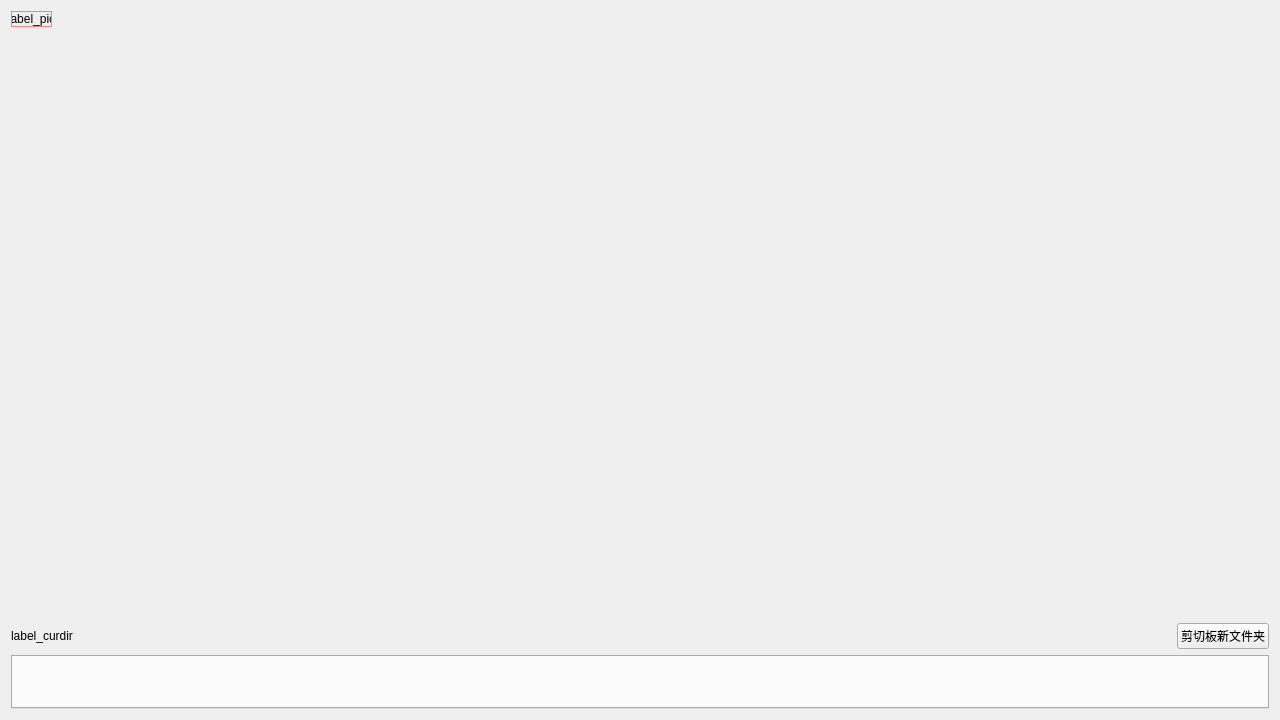
<?xml version="1.0" encoding="UTF-8"?>
<ui version="4.0">
 <class>Widget</class>
 <widget class="QWidget" name="Widget">
  <property name="geometry">
   <rect>
    <x>0</x>
    <y>0</y>
    <width>1280</width>
    <height>720</height>
   </rect>
  </property>
  <property name="sizePolicy">
   <sizepolicy hsizetype="Expanding" vsizetype="Expanding">
    <horstretch>0</horstretch>
    <verstretch>0</verstretch>
   </sizepolicy>
  </property>
  <property name="windowTitle">
   <string>Pic</string>
  </property>
  <layout class="QGridLayout" name="gridLayout">
   <item row="1" column="1">
    <widget class="QPushButton" name="button_dir">
     <property name="sizePolicy">
      <sizepolicy hsizetype="Preferred" vsizetype="Preferred">
       <horstretch>0</horstretch>
       <verstretch>0</verstretch>
      </sizepolicy>
     </property>
     <property name="text">
      <string>剪切板新文件夹</string>
     </property>
    </widget>
   </item>
   <item row="1" column="0">
    <widget class="QLabel" name="label_curdir">
     <property name="sizePolicy">
      <sizepolicy hsizetype="Expanding" vsizetype="Preferred">
       <horstretch>0</horstretch>
       <verstretch>0</verstretch>
      </sizepolicy>
     </property>
     <property name="text">
      <string>label_curdir</string>
     </property>
    </widget>
   </item>
   <item row="0" column="0" colspan="2">
    <widget class="QWidget" name="widget" native="true">
     <property name="sizePolicy">
      <sizepolicy hsizetype="Preferred" vsizetype="Expanding">
       <horstretch>0</horstretch>
       <verstretch>0</verstretch>
      </sizepolicy>
     </property>
     <property name="layoutDirection">
      <enum>Qt::LeftToRight</enum>
     </property>
     <widget class="QLabel" name="label_pic">
      <property name="geometry">
       <rect>
        <x>0</x>
        <y>0</y>
        <width>41</width>
        <height>16</height>
       </rect>
      </property>
      <property name="sizePolicy">
       <sizepolicy hsizetype="Preferred" vsizetype="Preferred">
        <horstretch>0</horstretch>
        <verstretch>0</verstretch>
       </sizepolicy>
      </property>
      <property name="autoFillBackground">
       <bool>false</bool>
      </property>
      <property name="styleSheet">
       <string notr="true">border-width: 1px;
border-style: solid;
border-color: rgb(255, 128, 128);</string>
      </property>
      <property name="text">
       <string>label_pic</string>
      </property>
      <property name="scaledContents">
       <bool>false</bool>
      </property>
      <property name="alignment">
       <set>Qt::AlignCenter</set>
      </property>
     </widget>
    </widget>
   </item>
   <item row="3" column="0" colspan="2">
    <widget class="QTabWidget" name="tabWidget">
     <property name="sizePolicy">
      <sizepolicy hsizetype="Preferred" vsizetype="Maximum">
       <horstretch>0</horstretch>
       <verstretch>0</verstretch>
      </sizepolicy>
     </property>
     <property name="minimumSize">
      <size>
       <width>0</width>
       <height>54</height>
      </size>
     </property>
     <property name="currentIndex">
      <number>-1</number>
     </property>
    </widget>
   </item>
  </layout>
 </widget>
 <layoutdefault spacing="6" margin="11"/>
 <resources/>
 <connections/>
</ui>
